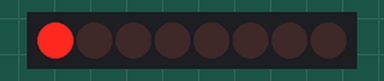
Recording of a sketch running on a simulated Arduino Uno, built with avr-gcc and run on an emulated ATmega328P. On the bench: 8 shift-register outputs drawn as a row of LEDs (first output left, lit = HIGH). Wiring (inferred from the names in the program): shift register (74HC595): data pin 12; shift clock pin 9; latch pin 11. Wiring (inferred from the signals the program sends): row of LEDs: on Q0, Q1, Q2, Q3, Q4, Q5, Q6, Q7.

Above: at 0.6 s.
At 5.1 s:
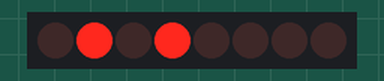
At 10.1 s:
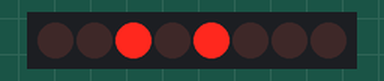
At 20.1 s:
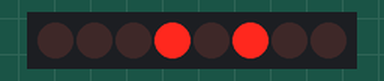
At 30.1 s:
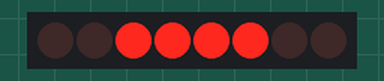
At 39.75 s:
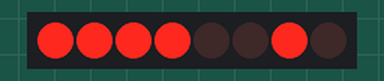
Timing chart, 0 to 40.0 s (numbered marks = the images above):
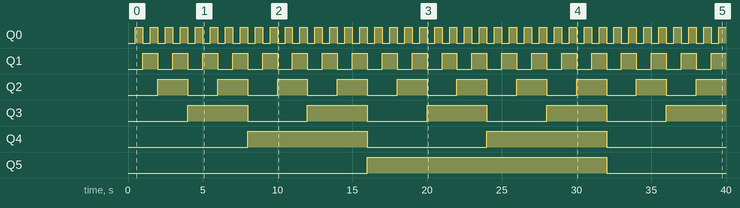

Measured:
- by itself, Q0: alternates HIGH for 0.50 s and LOW for 0.50 s
- by itself, Q1: alternates HIGH for 1.0 s and LOW for 1.0 s
- by itself, Q2: alternates HIGH for 2.0 s and LOW for 2.0 s
- by itself, Q3: alternates HIGH for 4.0 s and LOW for 4.0 s
- by itself, Q4: alternates HIGH for 8.0 s and LOW for 8.0 s
- by itself, Q5: LOW → HIGH at 16.0 s, → LOW 16.0 s later

The sketch:

BinaryCounter255Using74HC595.ino
```cpp
int latchPin = 11, clockPin = 9, dataPin = 12;
int dt = 500;
byte LEDpattern = 0x00;

void setup() {
  // put your setup code here, to run once:
  pinMode(latchPin, OUTPUT);
  pinMode(dataPin, OUTPUT);
  pinMode(clockPin, OUTPUT);
}

void loop() {
  // put your main code here, to run repeatedly:
  digitalWrite(latchPin,LOW);
  shiftOut(dataPin,clockPin,MSBFIRST,LEDpattern);
  digitalWrite(latchPin,HIGH);
  delay(dt);
  LEDpattern = LEDpattern + 1;
}
```
